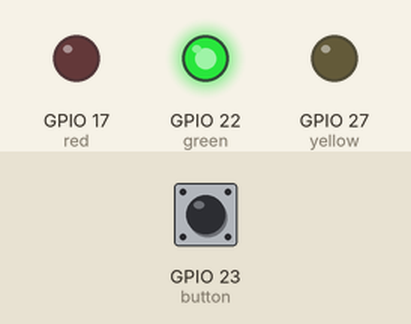
This program was run on a simulated Raspberry Pi (BCM pin numbers). Parts: output pins drawn as LEDs (lit = HIGH). The inputs (shaded band) are chosen by the test bench; at power-on: GPIO 23 (button) HIGH.

Above: at 1.2 s.
1.3 s: GPIO 23 (button) pulled LOW for 0.15 s
At 1.8 s:
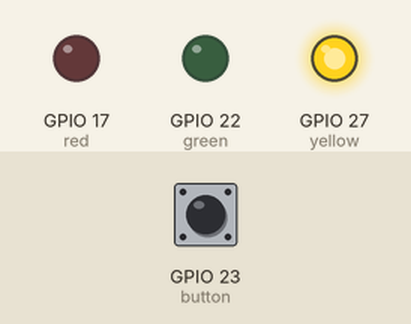
At 6.8 s:
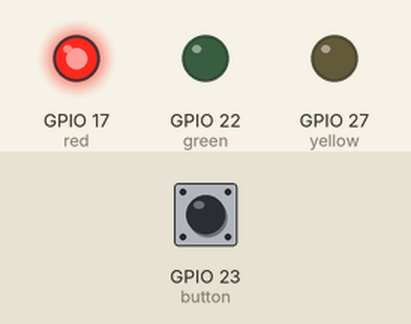
Timing chart, 0 to 22.8 s (numbered marks = the images above; inputs shaded):
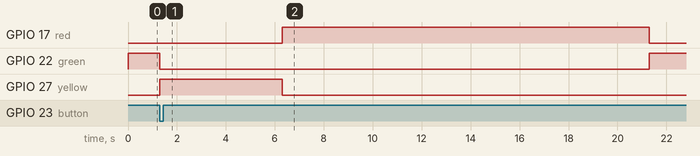

Measured:
- after the input at 1.3 s, GPIO 17 (red): LOW → HIGH after 5.0 s, → LOW 15.0 s later; GPIO 22 (green): HIGH → LOW at once, → HIGH 20.0 s later; GPIO 27 (yellow): LOW → HIGH at once, → LOW 5.0 s later

The program:

traffic_lights.py
```python
from gpiozero import LED, Button
from time import sleep
from signal import pause

red = LED(17)
yellow = LED(27)
green = LED(22)

button = Button(23)

red.off()
yellow.off()
green.on()

def pedestrian():
    #go from green to yellow
    green.off()
    yellow.on()
    sleep(5)
    #go from yellow to red
    yellow.off()
    red.on()
    sleep(15)
    red.off()
    green.on()


while True:
    button.when_pressed = pedestrian
    sleep(15)
```
